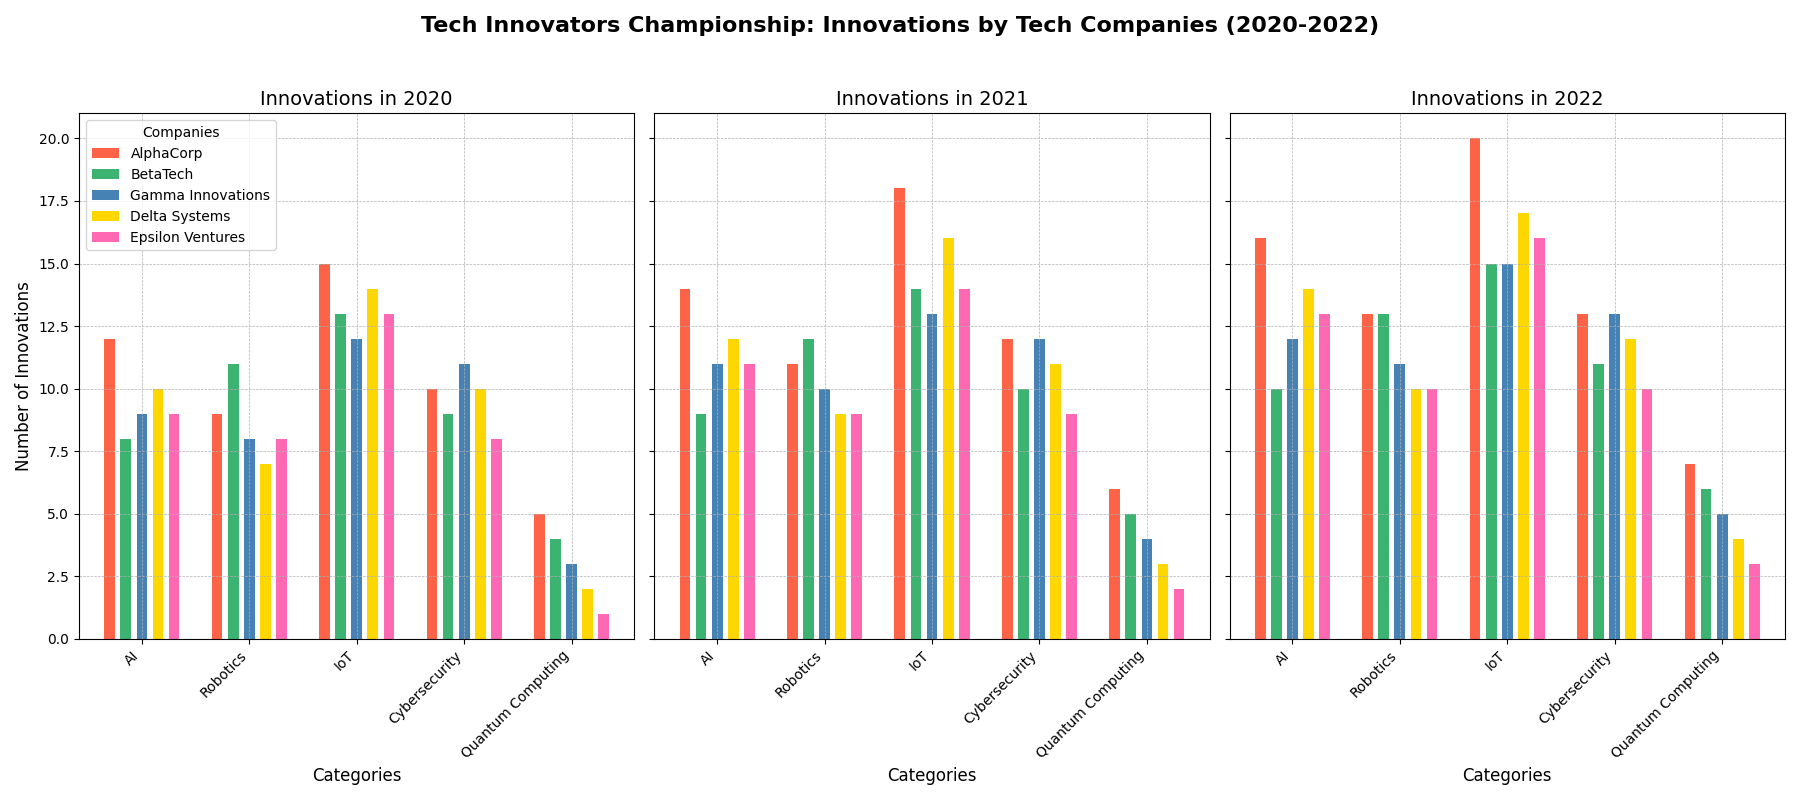

Reproduce this figure in Python.
import matplotlib.pyplot as plt
import numpy as np

# Backstory: In a fictional city, Techville, there is an annual competition called "Tech Innovators Championship" where tech companies show their yearly progress in different tech sectors. The categories include Artificial Intelligence (AI), Robotics, Internet of Things (IoT), Cybersecurity, and Quantum Computing. The bar chart presents the number of innovations from five companies over the past three years (2020-2022).

# Define the data for the chart
companies = ['AlphaCorp', 'BetaTech', 'Gamma Innovations', 'Delta Systems', 'Epsilon Ventures']
years = ['2020', '2021', '2022']
categories = ['AI', 'Robotics', 'IoT', 'Cybersecurity', 'Quantum Computing']

innovations = np.array([
    # 2020 innovations
    [12, 9, 15, 10, 5],    # AlphaCorp
    [8, 11, 13, 9, 4],     # BetaTech
    [9, 8, 12, 11, 3],     # Gamma Innovations
    [10, 7, 14, 10, 2],    # Delta Systems
    [9, 8, 13, 8, 1],      # Epsilon Ventures
    # 2021 innovations
    [14, 11, 18, 12, 6],   # AlphaCorp
    [9, 12, 14, 10, 5],    # BetaTech
    [11, 10, 13, 12, 4],   # Gamma Innovations
    [12, 9, 16, 11, 3],    # Delta Systems
    [11, 9, 14, 9, 2],     # Epsilon Ventures
    # 2022 innovations
    [16, 13, 20, 13, 7],   # AlphaCorp
    [10, 13, 15, 11, 6],   # BetaTech
    [12, 11, 15, 13, 5],   # Gamma Innovations
    [14, 10, 17, 12, 4],   # Delta Systems
    [13, 10, 16, 10, 3]    # Epsilon Ventures
])

# Create a figure for the bar charts
fig, axes = plt.subplots(1, 3, figsize=(18, 8), sharey=True)

colors = ['#FF6347', '#3CB371', '#4682B4', '#FFD700', '#FF69B4']

# Plot each year's data
for i, ax in enumerate(axes):
    year_data = innovations[i * len(companies):(i + 1) * len(companies)]
    x = np.arange(len(categories))
    
    for j in range(len(companies)):
        ax.bar(x + j * 0.15, year_data[j], width=0.1, color=colors[j], align='center', label=companies[j] if i == 0 else "")
    
    ax.set_title(f"Innovations in {years[i]}", fontsize=14)
    ax.set_xlabel("Categories", fontsize=12)
    ax.set_xticks(x + 0.3)
    ax.set_xticklabels(categories, rotation=45, ha='right')
    ax.grid(True, linestyle='--', linewidth=0.5)

# Setting the ylabel only on the first plot for clarity
axes[0].set_ylabel("Number of Innovations", fontsize=12)

# Add a legend to the first axes
axes[0].legend(loc='upper left', fontsize=10, title='Companies')

# Main title for the whole figure
fig.suptitle("Tech Innovators Championship: Innovations by Tech Companies (2020-2022)", fontsize=16, fontweight='bold')

# Automatically adjust layout to avoid overlap
plt.tight_layout(rect=[0, 0, 1, 0.95])

# Display the plots
plt.show()
